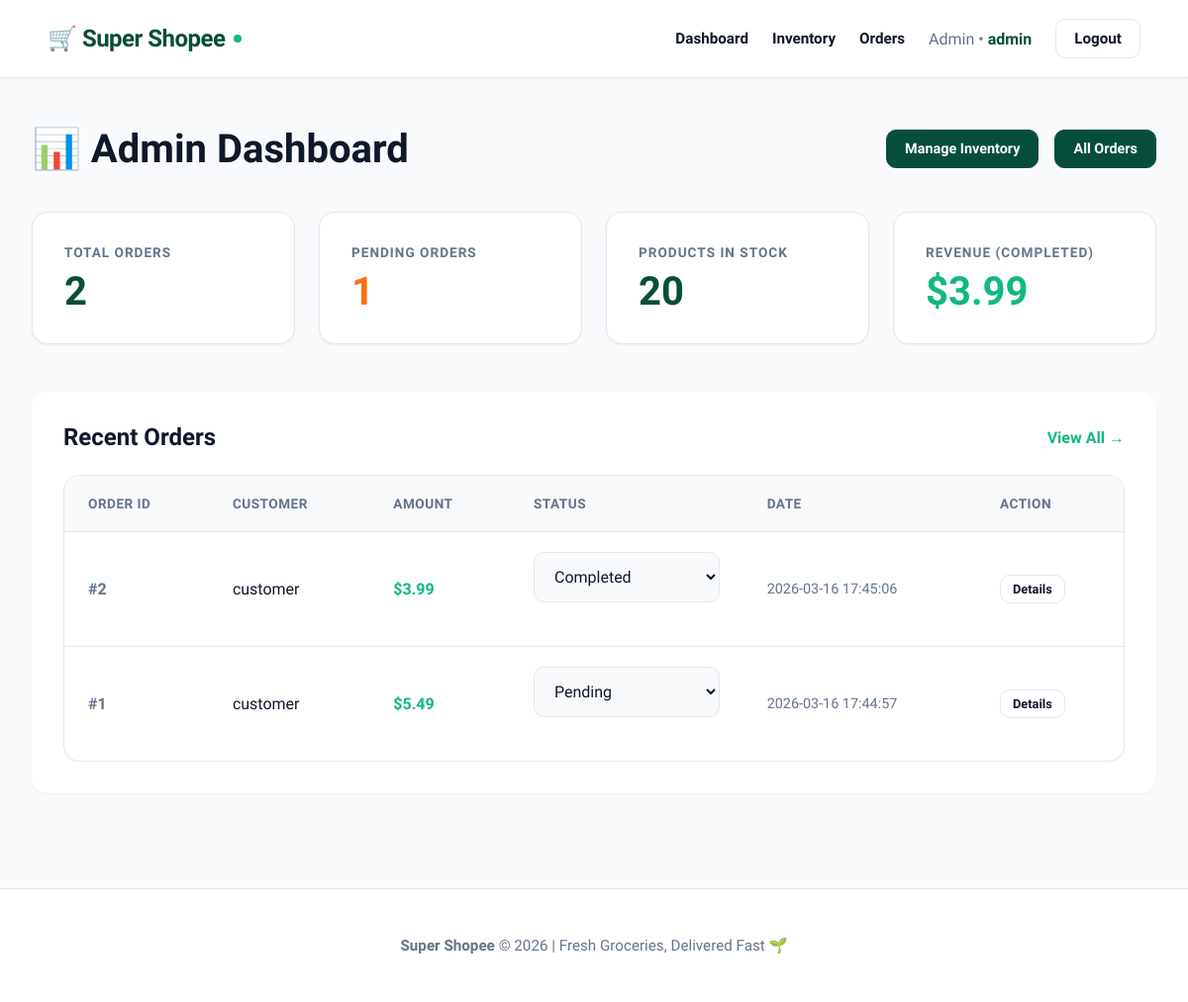
Page /admin (signed in) on the earlier database version.
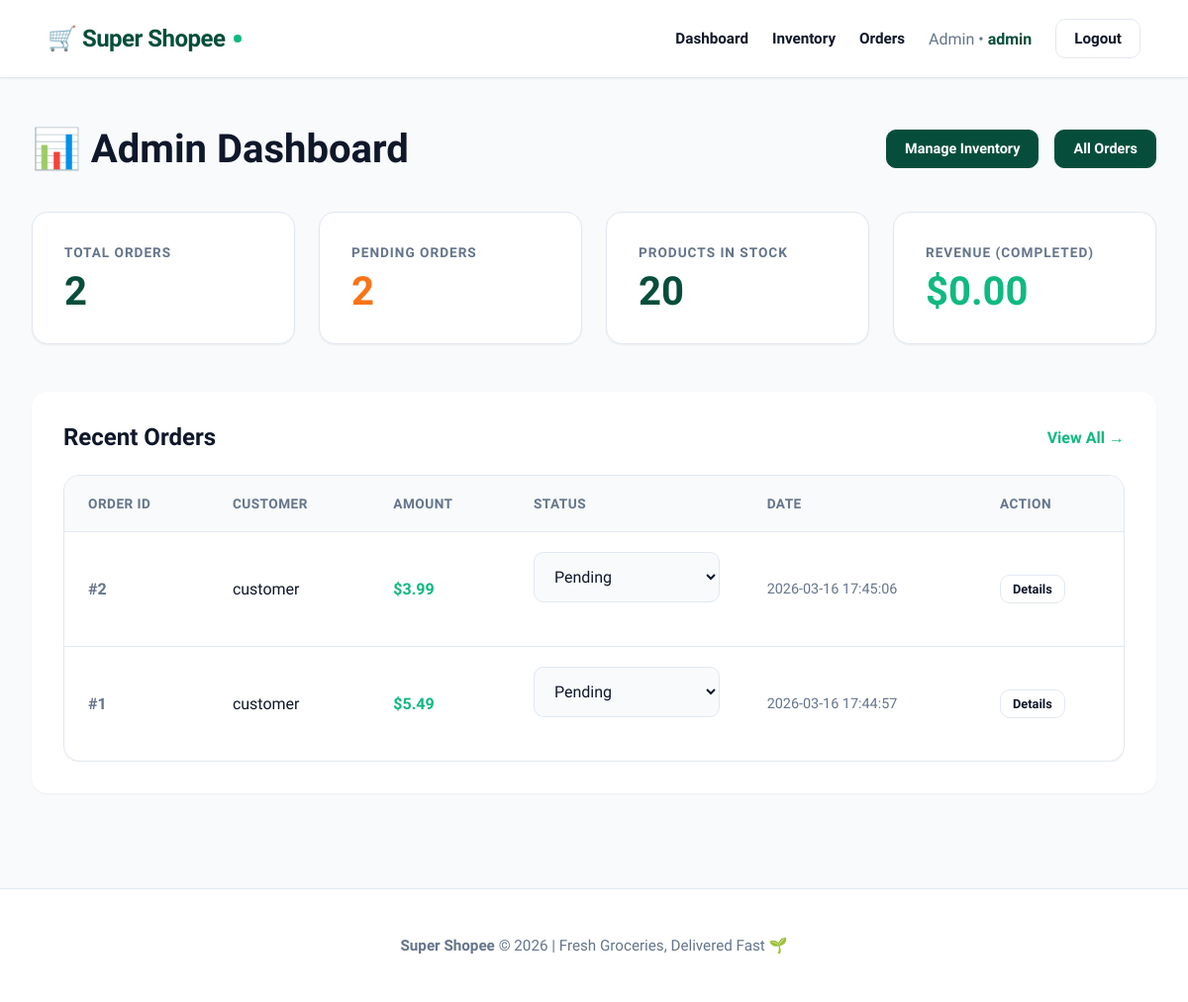
Same page on the later database version.
### tables this page shows
CREATE TABLE orders
                (
                    id
                    INTEGER
                    PRIMARY
                    KEY
                    AUTOINCREMENT,
                    customer_username
                    TEXT,
                    total_amount
                    REAL,
                    status
                    TEXT,
                    order_date
                    TEXT
                );

### app.py (the view)
@app.route("/admin")
def admin():
    if session.get("role") not in ['Admin', 'Cashier']:
        return redirect("/")
    conn = get_db()
    total_orders = conn.execute("SELECT COUNT(*) FROM orders").fetchone()[0]
    pending_orders = conn.execute("SELECT COUNT(*) FROM orders WHERE status = 'Pending'").fetchone()[0]
    total_products = conn.execute("SELECT COUNT(*) FROM products").fetchone()[0]
    total_revenue = conn.execute("SELECT SUM(total_amount) FROM orders WHERE status = 'Completed'").fetchone()[0] or 0
    orders = conn.execute("SELECT * FROM orders ORDER BY order_date DESC LIMIT 10").fetchall()
    conn.close()
    return render_template('admin.html',
                           total_orders=total_orders,
                           pending_orders=pending_orders,
                           total_products=total_products,
                           total_revenue=total_revenue,
                           orders=orders)

### app.py (called while the page is built)
def get_db():
    conn = sqlite3.connect(DB_PATH)
    conn.row_factory = sqlite3.Row
    return conn

### templates/admin.html (shortened to what this page needs)
{% extends "layout.html" %}
{% block content %}
<div class="container">
    <div style="display: flex; justify-content: space-between; align-items: center; margin-bottom: 2.5rem;">
        <h1 style="margin: 0; font-size: 2.5rem;">📊 Admin Dashboard</h1>
        <div style="display: flex; gap: 1rem;">
            <a href="/admin/inventory" class="btn-small" style="background: var(--primary); color: white; border-color: var(--primary);">Manage Inventory</a>
            <a href="/admin/orders" class="btn-small" style="background: var(--primary); color: white; border-color: var(--primary);">All Orders</a>
        </div>
    </div>
    <div class="stats-grid">
        <div class="stat-card">
            <h3>Total Orders</h3>
            <p>{{ total_orders }}</p>
        </div>
        <div class="stat-card">
            <h3>Pending Orders</h3>
            <p style="color: #f97316;">{{ pending_orders }}</p>
        </div>
        <div class="stat-card">
            <h3>Products in Stock</h3>
            <p>{{ total_products }}</p>
        </div>
        <div class="stat-card">
            <h3>Revenue (Completed)</h3>
            <p style="color: var(--accent);">${{ "%.2f"|format(total_revenue) }}</p>
        </div>
    </div>
    <div style="background: var(--surface); border-radius: var(--radius-lg); padding: 2rem; box-shadow: var(--shadow-sm); margin-bottom: 3rem;">
        <div style="display: flex; justify-content: space-between; align-items: center; margin-bottom: 1.5rem;">
            <h2 style="margin: 0;">Recent Orders</h2>
            <a href="/admin/orders" style="color: var(--accent); text-decoration: none; font-weight: 600;">View All →</a>
        </div>
        <div style="overflow-x: auto;">
            <table>
                <thead>
                    <tr>
                        <th>Order ID</th>
                        <th>Customer</th>
                        <th>Amount</th>
                        <th>Status</th>
                        <th>Date</th>
                        <th>Action</th>
                    </tr>
                </thead>
                <tbody>
                    {% for order in orders %}
                    <tr>
                        <td style="font-weight: 700; color: var(--text-muted);">#{{ order['id'] }}</td>
                        <td>{{ order['customer_username'] }}</td>
                        <td style="font-weight: 600; color: var(--accent);">${{ "%.2f"|format(order['total_amount']) }}</td>
                        <td>
                            <select class="status-select" data-order-id="{{ order['id'] }}" onchange="updateStatus(this, {{ order['id'] }})">
                                <option value="Pending" {% if order['status'] == 'Pending' %}selected{% endif %}>Pending</option>
                                <option value="Completed" {% if order['status'] == 'Completed' %}selected{% endif %}>Completed</option>
                            </select>
                        </td>
                        <td style="color: var(--text-muted); font-size: 0.9rem;">{{ order['order_date'] }}</td>
                        <td><a href="/admin/orders" class="btn-small" style="padding: 6px 12px; font-size: 0.8rem;">Details</a></td>
                    </tr>
                    {% endfor %}
                </tbody>
            </table>
        </div>
    </div>
</div>
{% endblock %}

### templates/layout.html (shortened to what this page needs)
<!DOCTYPE html>
<html>
<head>
    <link rel="stylesheet" href="{{ url_for('static', filename='style.css') }}">
</head>
<body>
    {% if 'user' in session %}
    <nav class="main-nav">
        <div class="logo">🛒 Super Shopee</div>
        <div class="nav-links">
            {% if session.get('role') == 'Customer' %}
                <a href="/customer">Shop</a>
                <a href="/cart">Cart</a>
                <span style="color: var(--text-muted); font-weight: 500;">Welcome, <strong style="color: var(--primary);">{{ session['user'] }}</strong></span>
            {% elif session.get('role') in ['Admin', 'Cashier'] %}
                <a href="/admin">Dashboard</a>
                <a href="/admin/inventory">Inventory</a>
                <a href="/admin/orders">Orders</a>
                <span style="color: var(--text-muted); font-weight: 500;">{{ session['role'] }} • <strong style="color: var(--primary);">{{ session['user'] }}</strong></span>
            {% endif %}
            <a href="/logout" class="btn-small">Logout</a>
        </div>
    </nav>
    {% endif %}
    {% block content %}{% endblock %}
    <footer style="text-align: center; padding: 3rem; color: var(--text-muted); font-size: 0.95rem; border-top: 1px solid var(--border); background: var(--surface); margin-top: auto;">
        <strong>Super Shopee</strong> &copy; 2026 | Fresh Groceries, Delivered Fast 🌱
    </footer>
</body>
</html>

### static/style.css (style rules this page uses)
:root { --bg-page: #f8fafc; --surface: #ffffff; --text-main: #0f172a; --text-muted: #64748b; --border: #e2e8f0; --primary: #064e3b; --primary-hover: #065f46; --accent: #10b981; --accent-hover: #059669; --success: #059669; --danger: #ef4444; --shadow-sm: 0 1px 2px 0 rgb(0 0 0 / 0.05); --shadow-md: 0 4px 6px -1px rgb(0 0 0 / 0.1), 0 2px 4px -2px rgb(0 0 0 / 0.1); --shadow-lg: 0 10px 15px -3px rgb(0 0 0 / 0.1), 0 4px 6px -4px rgb(0 0 0 / 0.1); --radius-md: 10px; --radius-lg: 16px; }
* { box-sizing: border-box; }
body { font-family: 'Plus Jakarta Sans', sans-serif; background-color: var(--bg-page); color: var(--text-main); margin: 0; min-height: 100vh; -webkit-font-smoothing: antialiased; display: flex; flex-direction: column; }
.container { max-width: 1280px; margin: 0 auto; padding: 3rem 2rem; flex: 1; width: 100%; }
.main-nav { background: rgba(255, 255, 255, 0.95); backdrop-filter: blur(10px); border-bottom: 1px solid var(--border); padding: 1.2rem 3rem; display: flex; justify-content: space-between; align-items: center; position: sticky; top: 0; z-index: 100; box-shadow: var(--shadow-sm); }
.logo { font-size: 1.5rem; font-weight: 800; color: var(--primary); letter-spacing: -0.5px; display: flex; align-items: center; gap: 8px; }
.logo::after { content: ''; display: inline-block; width: 8px; height: 8px; background: var(--accent); border-radius: 50%; }
.nav-links { display: flex; align-items: center; gap: 1.5rem; flex-wrap: wrap; }
.nav-links a { color: var(--text-main); text-decoration: none; font-weight: 600; font-size: 0.95rem; transition: color 0.2s; }
input, select, textarea { width: 100%; padding: 14px 16px; margin-bottom: 1.5rem; background: var(--bg-page); border: 1.5px solid var(--border); border-radius: var(--radius-md); font-family: inherit; color: var(--text-main); font-size: 1rem; outline: none; transition: all 0.2s; }
.btn-small { background: var(--surface); border: 1px solid var(--border); color: var(--text-main); padding: 10px 18px; font-size: 0.9rem; font-weight: 600; border-radius: var(--radius-md); cursor: pointer; text-decoration: none; display: inline-block; transition: all 0.2s; }
.stats-grid { display: grid; grid-template-columns: repeat(auto-fit, minmax(250px, 1fr)); gap: 1.5rem; margin-bottom: 3rem; }
.stat-card { background: var(--surface); padding: 2rem; border-radius: var(--radius-lg); border: 1px solid var(--border); box-shadow: var(--shadow-sm); transition: transform 0.2s; }
.stat-card h3 { color: var(--text-muted); font-size: 0.85rem; font-weight: 700; text-transform: uppercase; letter-spacing: 1px; margin: 0 0 12px 0; }
.stat-card p { font-size: 2.5rem; font-weight: 800; color: var(--primary); margin: 0; line-height: 1; }
table { width: 100%; border-collapse: separate; border-spacing: 0; background: var(--surface); border-radius: var(--radius-lg); overflow: hidden; border: 1px solid var(--border); box-shadow: var(--shadow-sm); }
th, td { padding: 1.25rem 1.5rem; text-align: left; border-bottom: 1px solid var(--border); color: var(--text-main); }
th { background: #f8fafc; color: var(--text-muted); font-weight: 700; font-size: 0.85rem; text-transform: uppercase; letter-spacing: 0.5px; }
tr:last-child td { border-bottom: none; }

Differences in the rows shown:
changed orders id 2: status+id "Completed" → "Pending"
Other differences:
{{ pending_orders }}: "1" → "2"
{{ "%.2f"|format(total_revenue) }}: "3.99" → "0.00"
